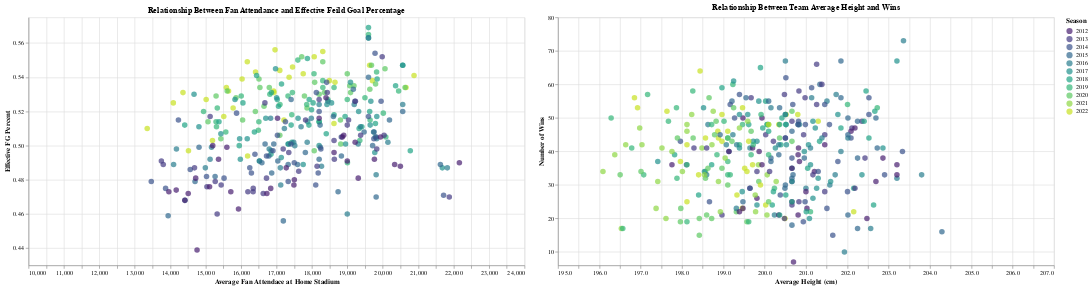

The code cell stored with this chart in its notebook:
### Code cell
attendance_chart = alt.Chart(teamsum_df).mark_circle(size = 80).encode(
    x = alt.X('attend_g:Q', title = 'Average Fan Attendace at Home Stadium', scale = alt.Scale(domain = [10000, 24000])), 
    y = alt.Y('e_fg_percent:Q', title = 'Effective FG Percent', scale = alt.Scale(domain = [0.43, 0.575])),
    tooltip = ['team', 'arena'], 
    color = alt.Color('season:O', scale = alt.Scale(scheme = 'viridis'), legend = alt.Legend(title = 'Season'))
).properties(
    width = 800,  
    height = 400,  
    title = 'Relationship Between Fan Attendance and Effective Feild Goal Percentage'
).add_selection(
    select_season
).transform_filter(
    select_season
)

height_chart = alt.Chart(merged).mark_circle(size = 80).encode(
    x = alt.X('avg_player_height:Q', title = 'Average Height (cm)', scale = alt.Scale(domain = [195, 207])),
    y = alt.Y('w:Q', title = 'Number of Wins', scale = alt.Scale(domain = [6, 80])),
    tooltip = ['team'], 
    color = alt.Color('season:O', scale = alt.Scale(scheme = 'viridis'), legend = alt.Legend(title = 'Season'))
).properties(
    width = 800,  
    height = 400,  
    title = 'Relationship Between Team Average Height and Wins'
).add_selection(
    select_season
).transform_filter(
    select_season
)

combined_chart = alt.hconcat(attendance_chart, height_chart)

# Display the chart
combined_chart

### Figure 1 — Vega-Lite specification as saved in the notebook (floating-point values rounded to 4 significant figures; data arrays with more than 128 entries replaced by an {"elided": "..."} marker saying what was removed)
{"config": {"view": {"continuousWidth": 300, "continuousHeight": 300}}, "hconcat": [{"data": {"name": "data-848b3ef5d0ac83e987becdc66f2ce404"}, "mark": {"type": "circle", "size": 80}, "encoding": {"color": {"field": "season", "legend": {"title": "Season"}, "scale": {"scheme": "viridis"}, "type": "ordinal"}, "tooltip": [{"field": "team", "type": "nominal"}, {"field": "arena", "type": "nominal"}], "x": {"field": "attend_g", "scale": {"domain": [10000, 24000]}, "title": "Average Fan Attendace at Home Stadium", "type": "quantitative"}, "y": {"field": "e_fg_percent", "scale": {"domain": [0.43, 0.575]}, "title": "Effective FG Percent", "type": "quantitative"}}, "height": 400, "name": "view_7", "title": "Relationship Between Fan Attendance and Effective Feild Goal Percentage", "transform": [{"filter": {"param": "Select"}}], "width": 800}, {"data": {"name": "data-9a053f4792be437279e1d9e6de6c8bee"}, "mark": {"type": "circle", "size": 80}, "encoding": {"color": {"field": "season", "legend": {"title": "Season"}, "scale": {"scheme": "viridis"}, "type": "ordinal"}, "tooltip": [{"field": "team", "type": "nominal"}], "x": {"field": "avg_player_height", "scale": {"domain": [195, 207]}, "title": "Average Height (cm)", "type": "quantitative"}, "y": {"field": "w", "scale": {"domain": [6, 80]}, "title": "Number of Wins", "type": "quantitative"}}, "height": 400, "name": "view_8", "title": "Relationship Between Team Average Height and Wins", "transform": [{"filter": {"param": "Select"}}], "width": 800}], "params": [{"name": "Select", "select": {"type": "point", "fields": ["season"]}, "bind": {"input": "range", "max": 2022, "min": 2012, "step": 1}, "views": ["view_7", "view_8"]}], "$schema": "https://vega.github.io/schema/vega-lite/v5.8.0.json", "datasets": {"data-848b3ef5d0ac83e987becdc66f2ce404": {"elided": "310 records"}, "data-9a053f4792be437279e1d9e6de6c8bee": {"elided": "328 records"}}}
